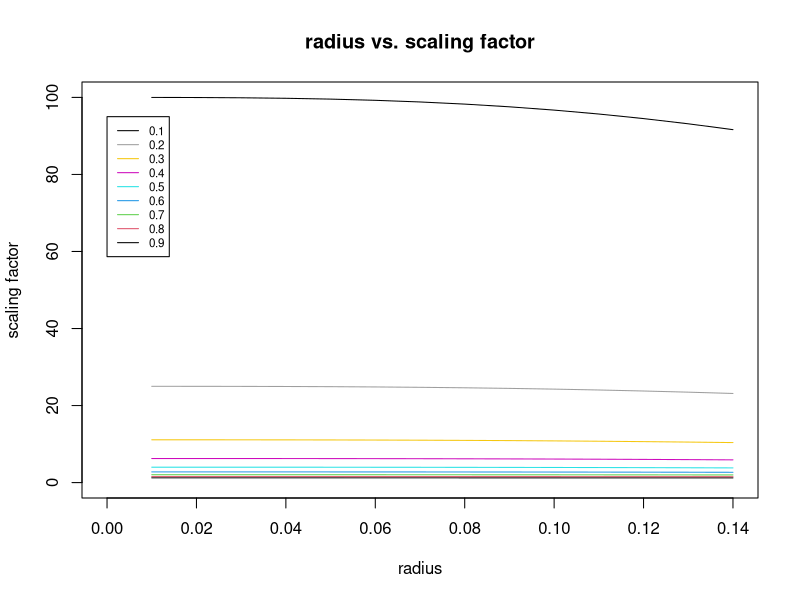
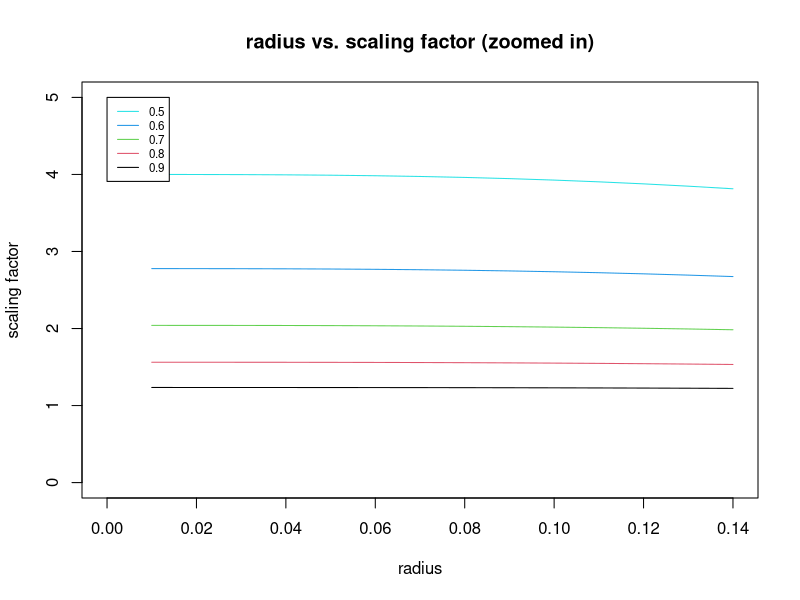

The R source for these figures, in order: (Note: this script raises an error after producing the figures.)
library(spatstat)
library(hash)

K_var <- function(radius, npoints, window = owin(c(0,1),c(0,1))) {
  # This is the variance of K on homogenous data as stated in Lagache, 2013, pg2
  omega <- area(window)
  beta <- pi * (radius^2) / omega
  gamma <- perimeter(window) * radius / omega
  return(((2*(omega^2)*beta) * (1+0.305*gamma+beta*(-1+0.0132*npoints*gamma)))/(npoints^2))
}

variances <- c()
for (npoints in 10:280) {
  variances <- c(variances, K_var(0.01,npoints))
}

scaling_constant <- function(thinning_param, npoints, radius=seq(0,0.14,0.01), mean=FALSE) {
  if (mean==TRUE) {
    return (mean((K_var(radius,round(npoints*thinning_param))/K_var(radius,npoints))[-1]))
  } else {
    return(K_var(radius,round(npoints*thinning_param))/K_var(radius,npoints))
  }
}

# K_var_inhom <- function(intensity, radius = seq(0.0,0.14,0.01), thinning_param = 1, window = owin(c(0,1),c(0,1))) {
#   k_list <- data.frame(r)
#   for (sim in 1:1000) {
#     p <- rpoispp(intensity)
#     if (thinning_param < 1) {
#       unif <- runif(npoints(p), 0, 1)
#       p_df <- as.data.frame(p)
#       subprocess_df <- p_df[which(unif < thinning_param),]
#       p <- as.ppp(subprocess_df, window)
#     }
#     k_list <- cbind(k_list, as.data.frame(Kinhom(p, lambda=intensity, r = radius, correction=c("isotropic")))["iso"])
#   }
#   vars <- c()
#   for (r in 1:length(radius)) {
#     vars <- c(vars, var(as.numeric(k_list[r,-1])))
#   }
#   return(vars)
# }
# 
# K_var_inhom <- function(intensity, N = 4, radius = seq(0.0,0.14,0.01), thinning_param = 1, window = owin(c(0,1),c(0,1))) {
#   vars <- data.frame(radius)
#   for (sim in 1:10) {
#     p <- rpoispp(intensity, win=window)
#     if (thinning_param < 1) {
#       unif <- runif(npoints(p), 0, 1)
#       p_df <- as.data.frame(p)
#       subprocess_df <- p_df[which(unif < thinning_param),]
#       rownames(subprocess_df) <- seq(1, nrow(subprocess_df))
#       p <- as.ppp(subprocess_df, window)
#     }
#     plot(p)
#     npoints <- npoints(p)
#     r <- t(as.data.frame(replicate(npoints,radius)))
#     weights <- edge.Ripley(p,pairdist(p))
#     a <- 1/N
#     increment <- 1/sqrt(N)
#     window <- owin(c(0, increment), c(0,increment))
#     k_vals <- data.frame(radius)
#     
#     marks <- as.data.frame(matrix(0, ncol = length(radius), nrow = npoints))
#     datadf <- as.data.frame(p)
#     
#     for (point in 1:(nrow(datadf)-1)) {
#       x1 <- datadf[point,1]
#       y1 <- datadf[point,2]
#       for (other_point in (point+1):(nrow(datadf))) {
#         x2 <- datadf[other_point,1]
#         y2 <- datadf[other_point,2]
#         for (radius_index in 1:15) {
#           current_radius <- seq(0.0, 0.14, 0.01)[radius_index]
#           if ((x1-x2)**2+(y1-y2)**2 <= current_radius**2) {
#             marks[point,radius_index:15] <- marks[point,radius_index:15] + rep(weights[point, other_point], each=length(radius_index:15))
#             marks[other_point,radius_index:15] <- marks[other_point,radius_index:15] + rep(weights[other_point, point], each=length(radius_index:15))
#             break
#           }
#         }
#       }
#     }
#     marks(p) <- marks
#     
#     # only for N=4 for now
#     blocks = hash()
#     block_count <- 0
#     for (xstart in head(seq(0,1,length.out = sqrt(N) + 1),-1)) {
#       for (ystart in head(seq(0,1,length.out = sqrt(N) + 1),-1)) {
#         block_count = block_count +  1
#         blocks[[as.character(block_count)]] = subset(p, xstart <= x & x < xstart + increment & ystart <= y & y < ystart + increment)
#       }
#     }
#     print(blocks)
#     
#     s1 <- c()
#     s2 <- rep(0,length(radius))
#     s3 <- rep(0,length(radius))
#     s4 <- rep(0,length(radius))
#     s5 <- rep(0,length(radius))
#     
#     for (r in 1:length(radius)) {
#       s1 <- c(s1, sum(marks(p)[,r]^2))
#     }
#     
#     for (block1 in 1:N) {
#       block_marks <- marks(blocks[[as.character(block1)]])
#       rownames(block_marks) <- seq(1,nrow(block_marks))
#         
#       for (r in 1:length(radius)) {
#         s4 <- c(s4, sum(block_marks[,r])^2)
#       }
#         
#       for (point1 in 1:(nrow(block_marks)-1)) {
#         for (point2 in (point1+1):nrow(block_marks)) {
#           s2 <- s2 + block_marks[point1,] * block_marks[point2,]
#         }
#       }
#     }
#     
#     for (block1 in 1:(N-1)) {
#         for (block2 in (block1+1):N) {
#           block_marks1 <- marks(blocks[[as.character(block1)]])
#           rownames(block_marks1) <- seq(1,nrow(block_marks1))
#           block_marks2 <- marks(blocks[[as.character(block2)]])
#           rownames(block_marks2) <- seq(1,nrow(block_marks2))
#           s5 <- s5 + colSums(block_marks1) * colSums(block_marks2)
#           for (point1 in 1:nrow(block_marks1)) {
#             for (point2 in 1:nrow(block_marks2)) {
#               s3 <- s3 + block_marks1[point1,] * block_marks2[point2,]
#             }
#           }
#   
#         }
#         
#     }
#     vars <- cbind(vars, t((s1+s2+s3-s4-s5)/(area(window)^2)))
#   }
#   average_vars <- c()
#   for (r in 1:length(radius)) {
#     average_vars <- c(average_vars, mean(as.numeric(vars[r,-1])))
#   }
#   return(average_vars)
# }

scaling_constant_inhom <- function(thinning_param, intensity, radius=seq(0,0.14,0.01), mean=FALSE) {
  if (mean==TRUE) {
    return(mean(as.numeric((K_var_inhom(intensity, radius=radius, thinning_param = thinning_param)/K_var_inhom(intensity, radius=radius, thinning_param = 1))[-1])))
  } else {
    return((K_var_inhom(intensity, radius=radius, thinning_param = thinning_param)/K_var_inhom(intensity, radius=radius, thinning_param = 1)))
  }
}

# homogenous

plot(seq(0,0.14,0.01), scaling_constant(0.9, 250), type="l", lty=1, col=1, ylim=c(0,100), xlab="radius", ylab="scaling factor", main="radius vs. scaling factor")
lines(seq(0,0.14,0.01), scaling_constant(0.8, 250), lty=1, col=2)
lines(seq(0,0.14,0.01), scaling_constant(0.7, 250), lty=1, col=3)
lines(seq(0,0.14,0.01), scaling_constant(0.6, 250), lty=1, col=4)
lines(seq(0,0.14,0.01), scaling_constant(0.5, 250), lty=1, col=5)
lines(seq(0,0.14,0.01), scaling_constant(0.4, 250), lty=1, col=6)
lines(seq(0,0.14,0.01), scaling_constant(0.3, 250), lty=1, col=7)
lines(seq(0,0.14,0.01), scaling_constant(0.2, 250), lty=1, col=8)
lines(seq(0,0.14,0.01), scaling_constant(0.1, 250), lty=1, col=9)
legend(0, 95, legend=c("0.1", "0.2", "0.3", "0.4", "0.5", "0.6", "0.7", "0.8", "0.9"),
       col=c(9,8,7,6,5,4,3,2,1), lty =1, cex=0.7)


plot(seq(0,0.14,0.01), scaling_constant(0.9, 250), type="l", lty=1, col=1, ylim=c(0,5), xlab="radius", ylab="scaling factor", main="radius vs. scaling factor (zoomed in)")
lines(seq(0,0.14,0.01), scaling_constant(0.8, 250), lty=1, col=2)
lines(seq(0,0.14,0.01), scaling_constant(0.7, 250), lty=1, col=3)
lines(seq(0,0.14,0.01), scaling_constant(0.6, 250), lty=1, col=4)
lines(seq(0,0.14,0.01), scaling_constant(0.5, 250), lty=1, col=5)
legend(0, 5, legend=c("0.5", "0.6", "0.7", "0.8", "0.9"),
       col=c(5,4,3,2,1), lty =1, cex=0.7)

# inhomogenous
plot(seq(0,0.14,0.01), scaling_constant_inhom(0.9, intensity2), type="l", lty=1, col=1, ylim=c(0,10), xlab="radius", ylab="scaling factor", main="radius vs. scaling factor (inhomogenous)")
lines(seq(0,0.14,0.01), scaling_constant_inhom(0.8, intensity2), lty=1, col=2)
lines(seq(0,0.14,0.01), scaling_constant_inhom(0.7, intensity2), lty=1, col=3)
lines(seq(0,0.14,0.01), scaling_constant_inhom(0.6, intensity2), lty=1, col=4)
lines(seq(0,0.14,0.01), scaling_constant_inhom(0.5, intensity2), lty=1, col=5)
lines(seq(0,0.14,0.01), scaling_constant_inhom(0.4, intensity2), lty=1, col=6)
lines(seq(0,0.14,0.01), scaling_constant_inhom(0.3, intensity2), lty=1, col=7)
lines(seq(0,0.14,0.01), scaling_constant_inhom(0.2, intensity2), lty=1, col=8)
lines(seq(0,0.14,0.01), scaling_constant_inhom(0.1, intensity2), lty=1, col=9)
legend(0, 10, legend=c("0.1", "0.2", "0.3", "0.4", "0.5", "0.6", "0.7", "0.8", "0.9"),
       col=c(9,8,7,6,5,4,3,2,1), lty =1, cex=0.7)
